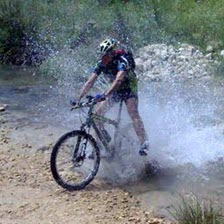
#> input picture test_image.JPEG, 224 x 224 px, given in place of tiger.JPEG, which was not available
$ python example_stimuli.py
#> lines starting #> are read from the running program, lines starting #| are printed output that depends on the picture; pictures that were not available may be replaced by others from this repository, and a replacement may not be noted
### image_manipulation.py
#!/usr/bin/env python

from skimage.color import rgb2gray
from scipy.ndimage import gaussian_filter
from scipy import fftpack as fp
from skimage.io import imread
from PIL import Image
import numpy as np

###########################################################
#   IMAGE IO
###########################################################


#path = "code/test_image.JPEG"

def imload_rgb(path):
    """Load and return an RGB image in the range [0, 1]."""
#> called with path = 'tiger.JPEG'

    return imread(path) / 255.0


def save_img(image, imgname, use_JPEG=False):
    """Save image as either .jpeg or .png"""
    format = "JPEG" if use_JPEG else 'PNG'

    image = image * 255.0
    image = image.astype("uint8")
    Image.fromarray(image).save(imgname + "." + format, format)


###########################################################
#   IMAGE MANIPULATION
#
# in general, images are handled as follows:
# - datatype: numpy.ndarray
# - numpy dtype: float64
# - channels: RGB (3 channels)
# - range: [0, 1]
#
###########################################################


def adjust_contrast(image, contrast_level):
    """Return the image scaled to a certain contrast level in [0, 1].

    parameters:
    - image: a numpy.ndarray
    - contrast_level: a scalar in [0, 1]; with 1 -> full contrast
    """

    assert(contrast_level >= 0.0), "contrast_level too low."
    assert(contrast_level <= 1.0), "contrast_level too high."

    return (1-contrast_level)/2.0 + image.dot(contrast_level)


def grayscale_contrast(image, contrast_level):
    """Convert to grayscale. Adjust contrast.

    parameters:
    - image: a numpy.ndarray
    - contrast_level: a scalar in [0, 1]; with 1 -> full contrast
    """

    return adjust_contrast(rgb2gray(image), contrast_level)


def uniform_noise(image, width, contrast_level, rng):
    """Convert to grayscale. Adjust contrast. Apply uniform noise.

    parameters:
    - image: a numpy.ndarray
    - width: a scalar indicating width of additive uniform noise
             -> then noise will be in range [-width, width]
    - contrast_level: a scalar in [0, 1]; with 1 -> full contrast
    - rng: a np.random.RandomState(seed=XYZ) to make it reproducible
    """

    image = grayscale_contrast(image, contrast_level)

    return apply_uniform_noise(image, -width, width, rng)


def salt_and_pepper_noise(image, p, contrast_level, rng):
    """Convert to grayscale. Adjust contrast. Apply salt and pepper noise.
    parameters:
    - image: a numpy.ndarray
    - p: a scalar indicating probability of white and black pixels, in [0, 1]
    - contrast_level: a scalar in [0, 1]; with 1 -> full contrast
    - rng: a np.random.RandomState(seed=XYZ) to make it reproducible
    """

    assert 0 <= p <= 1

    image = grayscale_contrast(image, contrast_level)
    assert image.ndim == 2

    u = rng.uniform(size=image.shape)

    salt = (u >= 1 - p / 2).astype(image.dtype)
    pepper = -(u < p / 2).astype(image.dtype)

    image = image + salt + pepper
    image = np.clip(image, 0, 1)

    assert is_in_bounds(image, 0, 1), "values <0 or >1 occurred"

    return image


def false_colour(image, x_gamma_function):#=np.linspace(0, 1, 256)):
    """Return image converted to have opponent colours.

    parameters:
    - image: a numpy.ndarray
    - x_gamma_function: an array mapping colour intensities in [0,255]
                        to measured monitor output"""

    # adjust image to [0,1] scale and monitor non-linearity
    image_nl = monitor_nonlinearity(image, x_gamma_function)

    # calculate the opponent colours
    new_image = get_opponent_colours(image_nl)

    # readjust to monitor nonlinearity
    new_image = inv_monitor_nonlinearity(new_image, x_gamma_function)

    return new_image


def high_pass_filter(image, std):
    """Apply a Gaussian high pass filter to a greyscale converted image.
    by calculating Highpass(image) = image - Lowpass(image).

    parameters:
    - image: a numpy.ndarray
    - std: a scalar providing the Gaussian low-pass filter's standard deviation"""

    # set this to mean pixel value over all images
    bg_grey = 0.4423

    # convert image to greyscale and define variable prepare new image
    image = rgb2gray(image)
    new_image = np.zeros(image.shape, image.dtype)

    # apply the gaussian filter and subtract from the original image
    gauss_filter = gaussian_filter(image, std, mode ='constant', cval=bg_grey)
    new_image = image - gauss_filter

    # add mean of old image to retain image statistics
    mean_diff = bg_grey - np.mean(new_image, axis=(0,1))
    new_image = new_image + mean_diff

    # crop too small and too large values
    new_image[new_image < 0] = 0
    new_image[new_image > 1] = 1

    # return stacked (RGB) grey image
    return np.dstack((new_image,new_image,new_image))


def low_pass_filter(image, std):
    """Apply a Gaussian low-pass filter to an image.

    parameters:
    - image: a numpy.ndarray
    - std: a scalar providing the Gaussian low-pass filter's standard deviation
    """
    # set this to mean pixel value over all images
    bg_grey = 0.4423

    # covert image to greyscale and define variable prepare new image
    image = rgb2gray(image)
    new_image = np.zeros(image.shape, image.dtype)

    # apply Gaussian low-pass filter
    new_image = gaussian_filter(image, std, mode ='constant', cval=bg_grey)

    # crop too small and too large values
    new_image[new_image < 0] = 0
    new_image[new_image > 1] = 1

    # return stacked (RGB) grey image
    return np.dstack((new_image,new_image,new_image))


def phase_scrambling(image, width):
    """Apply random shifts to an images' frequencies' phases in the Fourier domain.

    parameter:
    - image: an numpy.ndaray
    - width: maximal width of the random phase shifts"""

    return scramble_phases(image, width)


def power_equalisation(image, avg_power_spectrum):
    """Equalise images' power spectrum by setting an image's amplitudes
    in the Fourier domain to the amplitude average over all used images.

    parameter:
    - image: a numpy.ndarray"""

    return equalise_power_spectrum(image, avg_power_spectrum)


def rotate90(image):
    """Rotate an image by 90 degrees.

    parameters:
    - image: a numpy.ndarray"""

    grey_channel = rgb2gray(image)
    new_channel = np.transpose(grey_channel, axes=(1,0))[::-1,:]
    return np.dstack((new_channel,new_channel,new_channel))

def rotate180(image):
    """Rotate an image by 180 degrees.

    parameters:
    - image: a numpy.ndarray"""

    grey_channel = rgb2gray(image)
    new_channel = grey_channel[::-1,::-1]
    return np.dstack((new_channel,new_channel,new_channel))

def rotate270(image):
    """Rotate an image by 270 degrees.

    parameters:
    - image: a numpy.ndarray"""

    grey_channel = rgb2gray(image)
    new_channel = np.transpose(grey_channel[::-1,:], axes=(1,0))
    return np.dstack((new_channel,new_channel,new_channel))

###########################################################
#   HELPER FUNCTIONS
###########################################################

def apply_uniform_noise(image, low, high, rng=None):
    """Apply uniform noise to an image, clip outside values to 0 and 1.

    parameters:
    - image: a numpy.ndarray
    - low: lower bound of noise within [low, high)
    - high: upper bound of noise within [low, high)
    - rng: a np.random.RandomState(seed=XYZ) to make it reproducible
    """

    nrow = image.shape[0]
    ncol = image.shape[1]

    image = image + get_uniform_noise(low, high, nrow, ncol, rng)

    #clip values
    image = np.where(image < 0, 0, image)
    image = np.where(image > 1, 1, image)

    assert is_in_bounds(image, 0, 1), "values <0 or >1 occurred"

    return image


def get_uniform_noise(low, high, nrow, ncol, rng=None):
    """Return uniform noise within [low, high) of size (nrow, ncol).

    parameters:
    - low: lower bound of noise within [low, high)
    - high: upper bound of noise within [low, high)
    - nrow: number of rows of desired noise
    - ncol: number of columns of desired noise
    - rng: a np.random.RandomState(seed=XYZ) to make it reproducible
    """

    if rng is None:
        return np.random.uniform(low=low, high=high,
                                 size=(nrow, ncol))
    else:
        return rng.uniform(low=low, high=high,
                           size=(nrow, ncol))


def is_in_bounds(mat, low, high):
    """Return wether all values in 'mat' fall between low and high.

    parameters:
    - mat: a numpy.ndarray
    - low: lower bound (inclusive)
    - high: upper bound (inclusive)
    """

    return np.all(np.logical_and(mat >= 0, mat <= 1))


# [17 lines left out: function eidolon_partially_coherent_disarray, not called in this run]


def get_opponent_colours(image):
    """Return image converted to have opponent colours.

    parameters:
    - image: a numpy.ndarray"""

    # define matrix describing the cone spectral sensitivities
    # for later conversion from CMFs to respective cone activations
    # [l_r l_g l_b] as sensitivity of the long_wave receptor
    # values calculated from monitor spectrum for [FF0000], [00FF00], [0000FF] and
    # 2-deg LMS fundamentals based on the Stiles and Burch 10-deg CMFs adjusted to 2-deg
    M = np.array([[0.1619982647, 0.208049264, 0.0389347448],
                  [0.0330275785, 0.2496504557, 0.0618343518],
                  [0.0015524055, 0.0198861001, 0.1890224274]])

    # calculate individual differential cone activities from red, green, blue channels
    # use white_point as background
    cones = np.einsum('ij,klj->kli', M, image)
    #white_point = np.array([0.5, 0.5, 0.5])
    cones_white_point = [ 0.20449114,  0.17225619,  0.10523047]
    delta_cones = cones - cones_white_point

    # define matrix describing conversion from cone activities to colour opponent channels
    # following Brainard, D. H. (1996). Cone contrast and opponent modulation color spaces.
    N = np.array([[9.27590805, 9.27590805, 0],
                  [7.86421647, -9.33587662, 0],
                  [-3.39709047, -3.39709047, 12.16230246]])

    # calculate opponent colour channels from cone activations
    dkl = np.einsum('ij,klj->kli', N, delta_cones)
    L_M = dkl[:,:,1]
    S_Lum = dkl[:,:,2]

    # apply transformation on opponent colour channels
    # transform image to have opponent colours
    dkl[:,:,1] = -1 * L_M
    dkl[:,:,2] = -1 * S_Lum

    # recalculate cone activations from opponent colour channels
    new_cones = np.einsum('ij,klj->kli', np.linalg.inv(N), dkl)
    new_cones = new_cones + cones_white_point

    # recalculate rgb-channels from cone activities
    return np.einsum('ij,klj->kli', np.linalg.inv(M), new_cones)

def find_nearest(value, x_gamma_function):
    """Find the nearest element in x_gamma_function to value"""
    idx = (np.abs(x_gamma_function-value)).argmin()
    return idx

def find_nearest_vec(tensor, x_gamma_function):
    """Vectorise "find_nearest" function to use with tensor instead of a single value"""
    vec = np.vectorize(lambda t: find_nearest(t, x_gamma_function))
    return vec(tensor)

def monitor_nonlinearity(x, x_gamma_function):
    """Monitor colour displaying is not linear but follows x^gamma function.
    Convert raw image values to monitor scale.

    parameters:
    - x: image as numpy.ndarray (floats in [0,255])"""

    x = x * 255
    x_int = x.astype(np.uint8)
    assert np.allclose(x, x_int)

    return x_gamma_function[x_int].reshape(x.shape)

def inv_monitor_nonlinearity(x, x_gamma_function):
    """Monitor colour displaying is not linear but follows x^gamma function.
    Convert monitor scale back to linear image float values.

    parameters:
    - x: image as numpy.ndarray (floats in [0,1])"""

    # clip values that are too small or too large
    x[x > 1] = 1
    x[x < 0] = 0

    # find the value in the x_gamma_function that closest corresponds to
    # each value in the image.
    y = find_nearest_vec(x, x_gamma_function)
    return y / 255

def scramble_phases(image, width):
    """Apply random shifts to an images' frequencies' phases in the Fourier domain.

    parameter:
    - image: an numpy.ndaray
    - width: maximal width of the random phase shifts"""

    # create array with random phase shifts from the interval [-width,width]
    length = (image.shape[0]-1)*(image.shape[1]-1)
    phase_shifts = np.random.random(length//2) - 0.5
    phase_shifts = phase_shifts * 2 * width/180 * np.pi

    # convert to graysclae
    channel = rgb2gray(image)

    # Fourier Forward Tranform and shift to centre
    f = fp.fft2(channel) #rfft for real values
    f = fp.fftshift(f)

    # get amplitudes and phases
    f_amp = np.abs(f)
    f_phase = np.angle(f)

    # transformations of phases
    # just change the symmetric parts of FFT outcome, which is
    # [1:,1:] for the case of even image sizes
    fnew_phase = f_phase
    fnew_phase[1:,1:] = shift_phases(f_phase[1:,1:], phase_shifts)

    # recalculating FFT complex representation from new phases and amplitudes
    fnew = f_amp*np.exp(1j*fnew_phase)

    # reverse shift to centre and perform Fourier Backwards Transformation
    fnew = fp.ifftshift(fnew)
    new_channel = fp.ifft2(fnew)

    # make sure that there are no imaginary parts after transformation
    new_channel = new_channel.real

    # clip too small and too large values
    new_channel[new_channel > 1] = 1
    new_channel[new_channel < 0] = 0

    # return stacked (RGB) grey image
    return np.dstack((new_channel, new_channel, new_channel))

def shift_phases(f_phase, phase_shifts):
    """Applies phase shifts to an array of phases.

    parameters:
    - f_phase: the original images phases (in frequency domain)
    - phase_shifts: an array of phase shifts to apply to the original phases
    """

    # flatten array for easier transformation
    f_shape = f_phase.shape
    flat_phase = f_phase.flatten()
    length = flat_phase.shape[0]

    # apply phase shifts symmetrically to complex conjugate frequency pairs
    # do not change c-component
    flat_phase[:length//2] += phase_shifts
    flat_phase[length//2+1:] -= phase_shifts

    # reshape into output format
    f_phase = flat_phase.reshape(f_shape)

    return f_phase


def equalise_power_spectrum(image, avg_power_spectrum):
    """Equalise images' power spectrum by setting an image's amplitudes
    in the Fourier domain to the amplitude average over all used images.

    parameter:
    - image: a numpy.ndarray
    - avg_power_spectrum: an array of the same dimension as one of images channels
                          containing the average over all images amplitude spectrum"""

    # check input dimensions
    assert image.shape[:2] == avg_power_spectrum.shape, 'Image shape={} unequal \
            avg_spectrum shape={}'.format(image.shape[:2], avg_power_spectrum.shape)

    # convert image to greysclae
    channel = rgb2gray(image)

    # Fourier Forward Tranform and shift to centre
    f = fp.fft2(channel)
    f = fp.fftshift(f)

    # get amplitudes and phases
    f_amp = np.abs(f)
    f_phase = np.angle(f)

    # set amplitudes to average power spectrum
    fnew_amp = avg_power_spectrum

    # recalculating FFT complex representation from new phases and amplitudes
    fnew = fnew_amp*np.exp(1j*f_phase)

    # reverse shift to centre and perform Fourier Backwards Transformation
    fnew = fp.ifftshift(fnew)
    new_channel = fp.ifft2(fnew)

    # make sure that there are no imaginary parts after transformation
    new_channel = new_channel.real

    # clip too large and too small values
    new_channel[new_channel > 1] = 1
    new_channel[new_channel < 0] = 0

    # return stacked (RGB) grey image
    return(np.dstack((new_channel, new_channel, new_channel)))

###########################################################
#   MAIN METHOD FOR TESTING & DEMONSTRATION PURPOSES
###########################################################

# [135 lines that do not run on import are left out]

### example_stimuli.py
#!/usr/bin/env python3
import os

from image_manipulation import *

if __name__ == "__main__":

    target_dir = "../figures/introduction/"
    if not os.path.exists(target_dir):
        os.makedirs(target_dir)


    use_JPEG = False # either JPEG or PNG
    #img = imload_rgb("test_image.JPEG")
    #img = imload_rgb("example_image.png")
    img = imload_rgb("tiger.JPEG")
    save_img(img, os.path.join(target_dir, "example_image_colour"), use_JPEG)
#> in save_img, image is the input picture: shape (224, 224, 3); mean R, G, B 120.2, 127.9, 136.9

    ###################################################
    # A) Example for color-experiment:
    #    - convert to grayscale
    ###################################################

    img_grayscale = rgb2gray(img)
    save_img(img_grayscale, os.path.join(target_dir, "example_image_grayscale"), use_JPEG)

    ###################################################
    # B) Example for contrast-experiment:
    #    - convert to grayscale and
    #    - reduce contrast to nominal contrast of 10%
    ###################################################

    contrast_level_1 = 0.3
    img_low_contrast = grayscale_contrast(image=img,
                                          contrast_level=contrast_level_1)
    save_img(img_low_contrast, os.path.join(target_dir, "example_image_low_contrast"), use_JPEG)

    ###################################################
    # C) Example for noise-experiment:
    #    - convert to graycale and
    #    - reduce contrast to 30% and
    #    - apply uniform noise with width 0.1
    ###################################################

    noise_width = 0.2
    contrast_level_2 = 0.3
    rng = np.random.RandomState(seed=42)

    img_noisy = uniform_noise(image=img, width=noise_width,
                              contrast_level=contrast_level_2,
                              rng=rng)
    save_img(img_noisy, os.path.join(target_dir, "example_image_uniform_noise"), use_JPEG)

    ###################################################
    # C) Example for salt-and-pepper noise:
    #    - convert to graycale and
    #    - reduce contrast to 30% and
    #    - apply salt-and-pepper-noise with width 0.1
    ###################################################

    noise_levels = np.array([0.0, 0.1, 0.2, 0.35, 0.5, 0.65, 0.8, 0.95])
    contrast_level_3 = 0.3
    img_noisy = salt_and_pepper_noise(image=img,
                                      p = noise_levels[1],
                                      contrast_level = contrast_level_3,
                                      rng = rng)
#> in salt_and_pepper_noise, `salt = (u >= 1 - p / 2).astype(image.dtype)`:
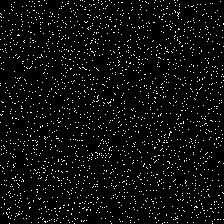
#> salt: shape (224, 224) float64; values 0 (black) and 1 (white), 4.8% white in thin lines or dots
#> in salt_and_pepper_noise, `pepper = -(u < p / 2).astype(image.dtype)`: pepper: shape (224, 224) float64; values -1 (black) and 0 (white), 95% white; black in thin lines or dots
    save_img(img_noisy, os.path.join(target_dir, "example_image_salt_and_pepper_noise"), use_JPEG)

    ###################################################
    # E) Example for eidolon-experiment:
    #    - use partially_coherent_disarray
    ###################################################

    #grain = 10.0
    #coherence = 1.0
    #reach = 8.0

    #img_eidolon = eidolon_partially_coherent_disarray(img, reach,
    #                                                  coherence, grain)
    #save_img(img_eidolon, "test_image_eidolon", use_JPEG)

    ###################################################
    # F) Example for false-colour-experiment:
    ###################################################

    # load function for monitor non-linearity
    x_gamma_function = np.load('./x_gamma_function.npy')
#> (reads x_gamma_function.npy from the repository)

    img_false_colour = false_colour(img, x_gamma_function)
#> in get_opponent_colours, `dkl[:,:,2] = -1 * S_Lum`:
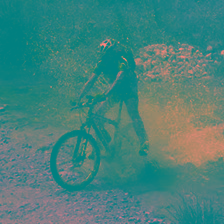
#> dkl: shape (224, 224, 3) float64; mean R, G, B -1.54, 0.0398, -0.11; drawn with min black and max white
#> in get_opponent_colours, `new_cones = new_cones + cones_white_point`:
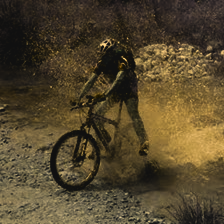
#> new_cones: shape (224, 224, 3) float64; mean R, G, B 0.117, 0.0939, 0.0497; drawn with min black and max white
#> in inv_monitor_nonlinearity, `x[x < 0] = 0`: x: shape (224, 224, 3) float64; mean R, G, B 0.306, 0.278, 0.232
#> in find_nearest_vec, `return vec(tensor)`:
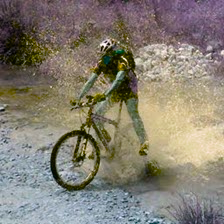
#> returned value: shape (224, 224, 3) int64; mean of channels 0, 1, 2 133.6, 127.2, 114; drawn as R, G, B
    save_img(img_false_colour, os.path.join(target_dir, "example_image_false-colour"), use_JPEG)

    ###################################################
    # G) Example for highpass-experiment:
    #    - use a standard devation of 3
    ###################################################

    std = 3

    img_highpass = high_pass_filter(img, std)
#> in high_pass_filter, `gauss_filter = gaussian_filter(image, std, mode ='constant', cval=bg_g..`:
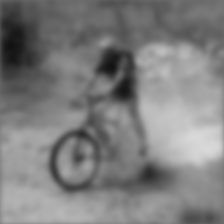
#> gauss_filter: shape (224, 224) float64; min 0.0708, max 0.852, mean 0.497
#> in high_pass_filter, `new_image = image - gauss_filter`:
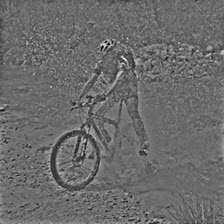
#> new_image: shape (224, 224) float64; min -0.483, max 0.661, mean 0.00083; drawn with min black and max white
#> in high_pass_filter, `mean_diff = bg_grey - np.mean(new_image, axis=(0,1))`: mean_diff = 0.441
#> in high_pass_filter, `new_image[new_image < 0] = 0`: new_image: shape (224, 224) float64; min 0, max 1.1, mean 0.442
#> in high_pass_filter, `new_image[new_image > 1] = 1`: new_image: shape (224, 224) float64; min 0, max 1, mean 0.442
    save_img(img_highpass, os.path.join(target_dir, "example_image_highpass"), use_JPEG)

    ###################################################
    # H) Example for lowpass-experiment:
    #    - use a standard devation of 10
    ###################################################

    std = 3

    img_lowpass = low_pass_filter(img, std)
    save_img(img_lowpass, os.path.join(target_dir, "example_image_lowpass"), use_JPEG)

    ###################################################
    # I) Example for phase-scrambling:
    #    - use a noise width of 90 degrees
    ###################################################

    width = 90

    img_phase_scrambling = phase_scrambling(img, width)
#> in scramble_phases, `f_phase = np.angle(f)`:
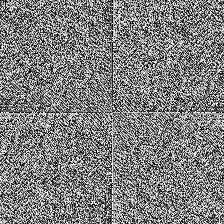
#> f_phase: shape (224, 224) float64; min -3.14, max 3.14, mean -0.000188; drawn with min black and max white
    save_img(img_phase_scrambling, os.path.join(target_dir, "example_image_phase-scrambling"), use_JPEG)

    ###################################################
    # J) Example for power equalisation:
    ###################################################

    # load mean amplitude spectrum over all images
    avg_power_spectrum = np.load('./mean_power_spectrum_grey.npy')
#> (reads mean_power_spectrum_grey.npy from the repository)

    img_power_equalisation = power_equalisation(img, avg_power_spectrum)
    save_img(img_power_equalisation, os.path.join(target_dir, "example_image_power_equalisation"), use_JPEG)

    ###################################################
    # K) Example for rotation:
    ###################################################

    img_rotation90 = rotate90(img)
    save_img(img_rotation90, os.path.join(target_dir, "example_image_rotation90"), use_JPEG)

    img_rotation180 = rotate180(img)
    save_img(img_rotation180, os.path.join(target_dir, "example_image_rotation180"), use_JPEG)

    img_rotation270 = rotate270(img)
    save_img(img_rotation270, os.path.join(target_dir, "example_image_rotation270"), use_JPEG)
